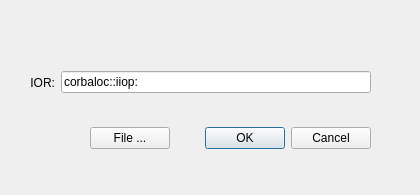
<?xml version="1.0" encoding="UTF-8"?>
<ui version="4.0">
 <class>RepoSelectDialog</class>
 <widget class="QDialog" name="RepoSelectDialog">
  <property name="geometry">
   <rect>
    <x>0</x>
    <y>0</y>
    <width>420</width>
    <height>195</height>
   </rect>
  </property>
  <property name="sizePolicy">
   <sizepolicy hsizetype="Fixed" vsizetype="Fixed">
    <horstretch>0</horstretch>
    <verstretch>0</verstretch>
   </sizepolicy>
  </property>
  <property name="minimumSize">
   <size>
    <width>420</width>
    <height>195</height>
   </size>
  </property>
  <property name="maximumSize">
   <size>
    <width>420</width>
    <height>195</height>
   </size>
  </property>
  <property name="windowTitle">
   <string>Select Repository</string>
  </property>
  <widget class="QWidget" name="">
   <property name="geometry">
    <rect>
     <x>30</x>
     <y>40</y>
     <width>341</width>
     <height>85</height>
    </rect>
   </property>
   <layout class="QHBoxLayout" name="horizontalLayout">
    <item>
     <widget class="QLabel" name="label">
      <property name="text">
       <string>IOR:</string>
      </property>
      <property name="alignment">
       <set>Qt::AlignRight|Qt::AlignTrailing|Qt::AlignVCenter</set>
      </property>
     </widget>
    </item>
    <item>
     <widget class="QLineEdit" name="iorLineEdit">
      <property name="text">
       <string>corbaloc::iiop:</string>
      </property>
     </widget>
    </item>
   </layout>
  </widget>
  <widget class="QWidget" name="">
   <property name="geometry">
    <rect>
     <x>90</x>
     <y>120</y>
     <width>281</width>
     <height>36</height>
    </rect>
   </property>
   <layout class="QHBoxLayout" name="horizontalLayout_2">
    <item>
     <widget class="QPushButton" name="fileButton">
      <property name="text">
       <string>File ...</string>
      </property>
     </widget>
    </item>
    <item>
     <widget class="QDialogButtonBox" name="buttonBox">
      <property name="orientation">
       <enum>Qt::Horizontal</enum>
      </property>
      <property name="standardButtons">
       <set>QDialogButtonBox::Cancel|QDialogButtonBox::Ok</set>
      </property>
     </widget>
    </item>
   </layout>
  </widget>
 </widget>
 <resources/>
 <connections>
  <connection>
   <sender>buttonBox</sender>
   <signal>accepted()</signal>
   <receiver>RepoSelectDialog</receiver>
   <slot>accept()</slot>
   <hints>
    <hint type="sourcelabel">
     <x>248</x>
     <y>254</y>
    </hint>
    <hint type="destinationlabel">
     <x>157</x>
     <y>274</y>
    </hint>
   </hints>
  </connection>
  <connection>
   <sender>buttonBox</sender>
   <signal>rejected()</signal>
   <receiver>RepoSelectDialog</receiver>
   <slot>reject()</slot>
   <hints>
    <hint type="sourcelabel">
     <x>316</x>
     <y>260</y>
    </hint>
    <hint type="destinationlabel">
     <x>286</x>
     <y>274</y>
    </hint>
   </hints>
  </connection>
 </connections>
</ui>
